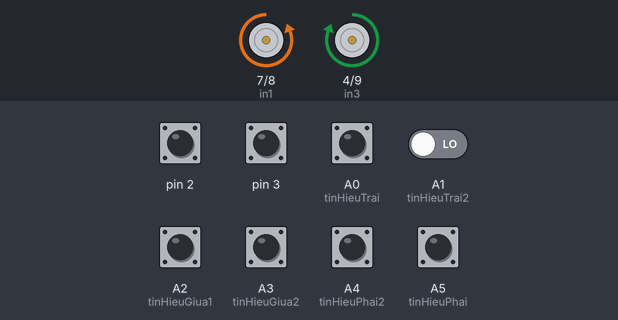
Bench run of a sketch on a simulated Arduino Uno, built with avr-gcc and run on an emulated ATmega328P. On the bench: motor-driver pin pairs drawn as motors (green arrow = first pin HIGH = forward, orange = second pin HIGH = backward, longer = more drive, scaled by the enable pin). Inputs (shaded band) come from the test bench; at power-on: A0 (tinHieuTrai), A2 (tinHieuGiua1), A3 (tinHieuGiua2), A5 (tinHieuPhai), pin 2, pin 3 HIGH, A1 (tinHieuTrai2), A4 (tinHieuPhai2) LOW.

Above: at 31.4 s.
31.5 s: A1 (tinHieuTrai2) driven HIGH
At 33.8 s:
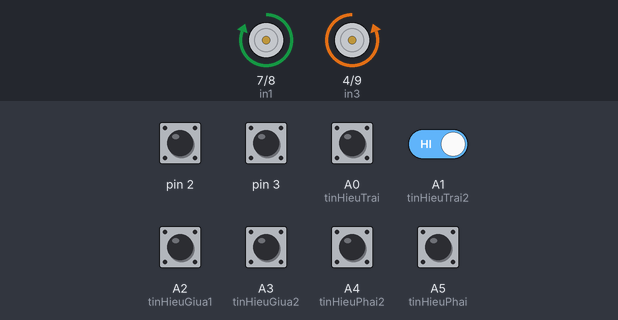
37.5 s: A1 (tinHieuTrai2) driven LOW
At 38.0 s:
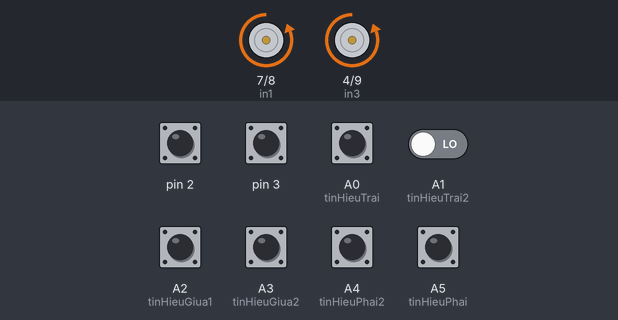
Timing chart, 0 to 49.5 s (numbered marks = the images above; inputs shaded):
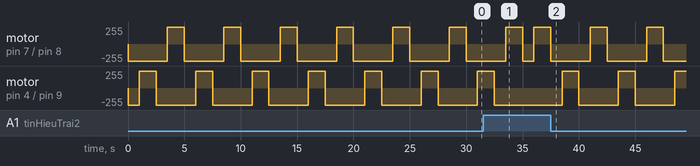

The sketch:

uno_dc.ino
```cpp
//----------l298

#define pwmb 5
#define pwma 6
#define in3 4
#define in2 8
#define in1 7
#define in4 9

//-----------he thong cam bien

#define tinHieuTrai A0
#define tinHieuPhai A5
#define tinHieuGiua1 A2
#define tinHieuGiua2 A3
#define tinHieuTrai2 A1
#define tinHieuPhai2 A4

//------------doc xung dong co

#define rupt1 0 // digital 2
#define rupt2 1 // digital 3
#define B1 10
#define B2 11

//-------------khai bao bien
long xungdctrai = 0, xungdcphai = 0, bandautrai, bandauphai;

String data = "";

//--------------cai dat

void setup() {
  Serial.begin(9600);
  for (int i = 2; i < 14; i ++) {
    if (i < 4) pinMode(i, INPUT_PULLUP);
    else if ( 4 <= i && i <= 9) pinMode(i, OUTPUT);
    else if ( 10 <= i && i <= 13) pinMode(i, INPUT);
  }
  pinMode(A0, INPUT);
  pinMode(A1, INPUT);
  pinMode(A2, INPUT);
  pinMode(A3, INPUT);
  pinMode(A4, INPUT);
  pinMode(A5, INPUT);
  attachInterrupt(rupt1, nhanxung1, FALLING);
  attachInterrupt(rupt2, nhanxung2, FALLING);
}


/* doc xung tu dong co
  ----------------------
*/
void nhanxung1() {
  if (digitalRead(B1) == 1) {
    xungdctrai ++;
  } else {
    xungdctrai --;
  }
}
void nhanxung2() {
  if (digitalRead(B2) == LOW) {
    xungdcphai ++;
  } else {
    xungdcphai --;
  }
}


/* nhom lenh dieu khien dong co
  -------------------------------
*/
void traitien() {
  analogWrite(pwmb, 255);
  digitalWrite(in3, 1);
  digitalWrite(in4, 0);
}

void phaitien() {
  analogWrite(pwma, 255);
  digitalWrite(in1, 1);
  digitalWrite(in2, 0);
}

void trailui() {
  analogWrite(pwmb, 255);
  digitalWrite(in3, 0);
  digitalWrite(in4, 1);
}

void phailui() {
  analogWrite(pwma, 255);
  digitalWrite(in1, 0);
  digitalWrite(in2, 1);
}

void dung() {
  analogWrite(pwma, 0);
  analogWrite(pwmb, 0);
  digitalWrite(in1, 0);
  digitalWrite(in2, 0);
  digitalWrite(in3, 0);
  digitalWrite(in4, 0);
  delay(100);
}


/* nhom lenh xu ly tin hieu
  ---------------------------
*/
void vatcanbentrai() {
  if (digitalRead(tinHieuTrai) == 0 || digitalRead(tinHieuTrai2) == 0) {
    trailui();
    phailui();

    bandautrai = xungdctrai;
    bandauphai = xungdcphai;

    //    while (true) {
    //      Serial.print("trai-lui   ");
    //      Serial.println(abs(xungdctrai - bandautrai));
    //      if (abs(xungdctrai - bandautrai) >= 2700)break;
    //    }
    delay(1000);

    traitien();
    phailui();

    xungdctrai = 0;
    xungdcphai = 0;

    bandautrai = xungdctrai;
    bandauphai = xungdcphai;

    //    while (true) {
    //      Serial.println("trai-re");
    //      if (abs(xungdctrai - bandautrai) >= 1600 && abs(xungdcphai - bandauphai) >= 1600) break;
    //    }
    delay(1500);

    traitien();
    phaitien();
  }
}

void vatcanbenphai() {
  if (digitalRead(tinHieuPhai) == 0 || digitalRead(tinHieuPhai2) == 0 ) {
    trailui();
    phailui();

    bandautrai = xungdctrai;
    bandauphai = xungdcphai;

    //    while (true) {
    //      Serial.println("phai-lui");
    //      if (abs(xungdctrai - bandautrai) >= 2700)break;
    //    }
    delay(1000);

    trailui();
    phaitien();

    xungdctrai = 0;
    xungdcphai = 0;

    bandautrai = xungdctrai;
    bandauphai = xungdcphai;

    //    while (true) {
    //      Serial.println("phai-re");
    //      if (abs(xungdctrai - bandautrai) >= 1600 && abs(xungdcphai - bandauphai) >= 1600) break;
    //    }
    delay(1500);

    traitien();
    phaitien();
  }
}

void vatcangiua() {
  bool giua1 = digitalRead(tinHieuGiua1), giua2 = digitalRead(tinHieuGiua2);
  if (giua2 == 0 || giua1 == 0) {
    trailui();
    phailui();

    bandautrai = xungdctrai;
    bandauphai = xungdcphai;

    //    while (true) {
    //      Serial.println("lui");
    //      if (abs(xungdctrai - bandautrai) >= 2700)break;
    //    }
    delay(1000);
 ;
    if (giua1 == 0) {
      traitien();
      phailui();
    }
    else if (giua2 == 0) {
      phaitien();
      trailui();
    }

    xungdctrai = 0;
    xungdcphai = 0;

    bandautrai = xungdctrai;
    bandauphai = xungdcphai;

    //    while (true) {
    //      Serial.println("giua-re");
    //      if (abs(xungdctrai - bandautrai) >= 1600 && abs(xungdcphai - bandauphai) >= 1600) break;
    //    }
    delay(1500);
    traitien();
    phaitien();
  }
}

/* vong lap
  -----------------
*/
void loop() {
  phaitien();
  traitien();
  vatcanbentrai();
  vatcanbenphai();
  vatcangiua();
  //Serial.print("xung trai: ");
  //Serial.println(xungdctrai);
  //Serial.print("   xung phai: ");
  //Serial.println(xungdcphai);

}
```

Measured:
- after the input at 31.5 s, motor on pin 4 (in3) / pin 9 (in4): goes on until 32.5 s, then stays backward 255/255
- after the input at 37.5 s, motor on pin 7 (in1) / pin 8 (in2): alternates forward 255/255 for 1.5 s and backward 255/255 for 3.5 s, starting after 3.5 s; motor on pin 4 (in3) / pin 9 (in4): alternates forward 255/255 for 1.5 s and backward 255/255 for 3.5 s, starting after 1.0 s
- by itself, motor on pin 7 (in1) / pin 8 (in2): alternates forward 255/255 for 1.5 s and backward 255/255 for 3.5 s
- by itself, motor on pin 4 (in3) / pin 9 (in4): repeats every 5.0 s: forward 255/255 1.5 s, backward 255/255 3.5 s
